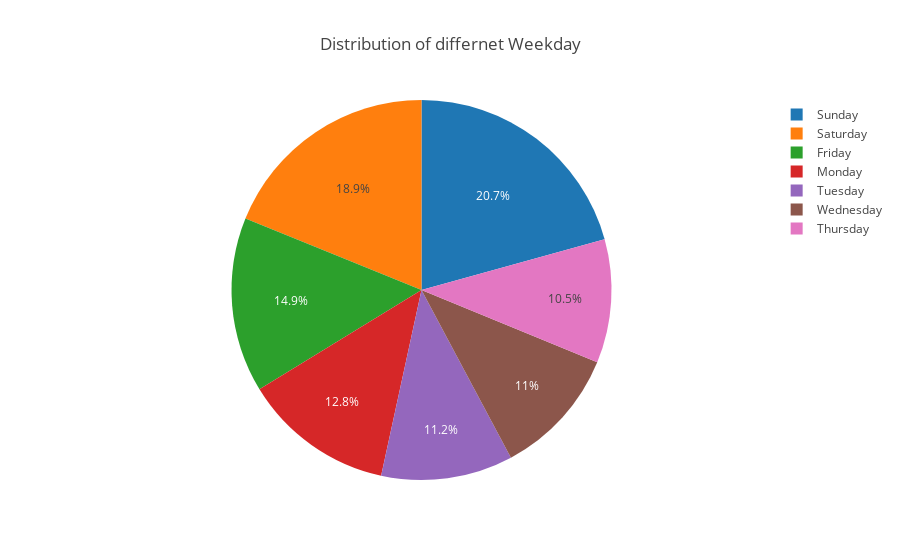

This figure's notebook cell:
### Code cell
temp = data['Weekday'].value_counts()
labels = temp.index
sizes = (temp / temp.sum())*100
trace = go.Pie(labels=labels, values=sizes, hoverinfo='label+percent')
layout = go.Layout(title='Distribution of differnet Weekday')
fig = go.Figure(data=[trace], layout=layout)
py.iplot(fig)

### Figure 1 — Plotly figure (JSON) as saved in the notebook; plotly's stock layout.template omitted (floating-point values rounded to 4 significant figures)
{"data": [{"hoverinfo": "label+percent", "labels": ["Sunday", "Saturday", "Friday", "Monday", "Tuesday", "Wednesday", "Thursday"], "type": "pie", "uid": "5498a9c8-8d8d-11e8-a54a-8c8590746e45", "values": [20.71, 18.87, 14.87, 12.85, 11.21, 10.99, 10.5]}], "layout": {"title": "Distribution of differnet Weekday"}}
